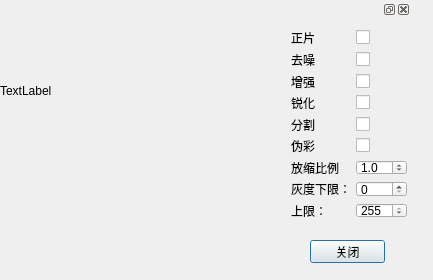
<?xml version="1.0" encoding="UTF-8"?>
<ui version="4.0">
 <class>RegionalEnhance</class>
 <widget class="QDialog" name="RegionalEnhance">
  <property name="geometry">
   <rect>
    <x>0</x>
    <y>0</y>
    <width>433</width>
    <height>280</height>
   </rect>
  </property>
  <property name="windowTitle">
   <string>Dialog</string>
  </property>
  <widget class="QLabel" name="label">
   <property name="geometry">
    <rect>
     <x>0</x>
     <y>0</y>
     <width>161</width>
     <height>181</height>
    </rect>
   </property>
   <property name="text">
    <string>TextLabel</string>
   </property>
  </widget>
  <widget class="QDockWidget" name="dockWidget">
   <property name="geometry">
    <rect>
     <x>280</x>
     <y>0</y>
     <width>131</width>
     <height>271</height>
    </rect>
   </property>
   <widget class="QWidget" name="dockWidgetContents">
    <widget class="QWidget" name="layoutWidget">
     <property name="geometry">
      <rect>
       <x>11</x>
       <y>11</y>
       <width>116</width>
       <height>188</height>
      </rect>
     </property>
     <layout class="QGridLayout" name="gridLayout">
      <item row="0" column="0">
       <widget class="QLabel" name="Label">
        <property name="text">
         <string>正片</string>
        </property>
       </widget>
      </item>
      <item row="0" column="1">
       <widget class="QCheckBox" name="CheckBox_negative"/>
      </item>
      <item row="1" column="0">
       <widget class="QLabel" name="Label_2">
        <property name="text">
         <string>去噪</string>
        </property>
       </widget>
      </item>
      <item row="1" column="1">
       <widget class="QCheckBox" name="CheckBox_denoise"/>
      </item>
      <item row="2" column="0">
       <widget class="QLabel" name="Label_3">
        <property name="text">
         <string>增强</string>
        </property>
       </widget>
      </item>
      <item row="2" column="1">
       <widget class="QCheckBox" name="CheckBox_Enhance"/>
      </item>
      <item row="3" column="0">
       <widget class="QLabel" name="Label_4">
        <property name="text">
         <string>锐化</string>
        </property>
       </widget>
      </item>
      <item row="3" column="1">
       <widget class="QCheckBox" name="CheckBox_sharpen"/>
      </item>
      <item row="4" column="0">
       <widget class="QLabel" name="Label_5">
        <property name="text">
         <string>分割</string>
        </property>
       </widget>
      </item>
      <item row="4" column="1">
       <widget class="QCheckBox" name="CheckBox_segmentation"/>
      </item>
      <item row="5" column="0">
       <widget class="QLabel" name="Label_6">
        <property name="text">
         <string>伪彩</string>
        </property>
       </widget>
      </item>
      <item row="5" column="1">
       <widget class="QCheckBox" name="CheckBox_pseudoColor"/>
      </item>
      <item row="6" column="0">
       <widget class="QLabel" name="Label_7">
        <property name="text">
         <string>放缩比例</string>
        </property>
       </widget>
      </item>
      <item row="6" column="1">
       <widget class="QDoubleSpinBox" name="DoubleSpinBox_Scale">
        <property name="maximumSize">
         <size>
          <width>60</width>
          <height>20</height>
         </size>
        </property>
        <property name="decimals">
         <number>1</number>
        </property>
        <property name="minimum">
         <double>0.100000000000000</double>
        </property>
        <property name="maximum">
         <double>10.000000000000000</double>
        </property>
        <property name="singleStep">
         <double>0.100000000000000</double>
        </property>
        <property name="value">
         <double>1.000000000000000</double>
        </property>
       </widget>
      </item>
      <item row="7" column="0">
       <widget class="QLabel" name="label_2">
        <property name="text">
         <string>灰度下限：</string>
        </property>
       </widget>
      </item>
      <item row="8" column="0">
       <widget class="QLabel" name="label_3">
        <property name="text">
         <string>上限：</string>
        </property>
       </widget>
      </item>
      <item row="8" column="1">
       <widget class="QSpinBox" name="spinBox_grayup">
        <property name="maximum">
         <number>255</number>
        </property>
        <property name="value">
         <number>255</number>
        </property>
       </widget>
      </item>
      <item row="7" column="1">
       <widget class="QSpinBox" name="spinBox_graydown">
        <property name="maximum">
         <number>255</number>
        </property>
        <property name="value">
         <number>0</number>
        </property>
       </widget>
      </item>
     </layout>
    </widget>
   </widget>
  </widget>
  <widget class="QPushButton" name="pushButton_close">
   <property name="geometry">
    <rect>
     <x>310</x>
     <y>240</y>
     <width>75</width>
     <height>23</height>
    </rect>
   </property>
   <property name="text">
    <string>关闭</string>
   </property>
  </widget>
 </widget>
 <resources/>
 <connections/>
</ui>
